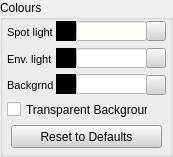
   <widget class="QGroupBox" name="gb_colours">
    <property name="geometry">
     <rect>
      <x>9</x>
      <y>64</y>
      <width>173</width>
      <height>157</height>
     </rect>
    </property>
    <property name="title">
     <string>Colours</string>
    </property>
    <widget class="QPushButton" name="btn_resetColours">
     <property name="geometry">
      <rect>
       <x>11</x>
       <y>125</y>
       <width>151</width>
       <height>23</height>
      </rect>
     </property>
     <property name="styleSheet">
      <string notr="true">background-color: rgb(211, 211, 211);</string>
     </property>
     <property name="text">
      <string>Reset to Defaults</string>
     </property>
    </widget>
    <widget class="QPushButton" name="btn_PaletteSpot">
     <property name="geometry">
      <rect>
       <x>146</x>
       <y>21</y>
       <width>20</width>
       <height>20</height>
      </rect>
     </property>
     <property name="styleSheet">
      <string notr="true">background-color: rgb(211, 211, 211);</string>
     </property>
     <property name="text">
      <string/>
     </property>
     <property name="icon">
      <iconset resource="../../_Resource/resource.qrc">
       <normaloff>:/icons/palette.png</normaloff>:/icons/palette.png</iconset>
     </property>
    </widget>
    <widget class="QPushButton" name="btn_PaletteEnv">
     <property name="geometry">
      <rect>
       <x>146</x>
       <y>48</y>
       <width>20</width>
       <height>20</height>
      </rect>
     </property>
     <property name="styleSheet">
      <string notr="true">background-color: rgb(211, 211, 211);</string>
     </property>
     <property name="text">
      <string/>
     </property>
     <property name="icon">
      <iconset resource="../../_Resource/resource.qrc">
       <normaloff>:/icons/palette.png</normaloff>:/icons/palette.png</iconset>
     </property>
    </widget>
    <widget class="QPushButton" name="btn_PaletteBack">
     <property name="geometry">
      <rect>
       <x>146</x>
       <y>75</y>
       <width>20</width>
       <height>20</height>
      </rect>
     </property>
     <property name="styleSheet">
      <string notr="true">background-color: rgb(211, 211, 211);</string>
     </property>
     <property name="text">
      <string/>
     </property>
     <property name="icon">
      <iconset resource="../../_Resource/resource.qrc">
       <normaloff>:/icons/palette.png</normaloff>:/icons/palette.png</iconset>
     </property>
    </widget>
    <widget class="QLineEdit" name="le_PaletteSpot">
     <property name="geometry">
      <rect>
       <x>76</x>
       <y>21</y>
       <width>71</width>
       <height>20</height>
      </rect>
     </property>
     <property name="styleSheet">
      <string notr="true">QLineEdit
{
    background-color: rgb(255, 255, 252);
}

QLineEdit:!enabled
{
	background-color: darkgray;
}


</string>
     </property>
     <property name="readOnly">
      <bool>true</bool>
     </property>
    </widget>
    <widget class="QLabel" name="label_51">
     <property name="geometry">
      <rect>
       <x>7</x>
       <y>24</y>
       <width>51</width>
       <height>16</height>
      </rect>
     </property>
     <property name="font">
      <font>
       <family>Arial</family>
       <pointsize>8</pointsize>
      </font>
     </property>
     <property name="text">
      <string>Spot light</string>
     </property>
    </widget>
    <widget class="QLabel" name="lbl_PaletteSpot">
     <property name="geometry">
      <rect>
       <x>56</x>
       <y>21</y>
       <width>20</width>
       <height>20</height>
      </rect>
     </property>
     <property name="font">
      <font>
       <family>Arial</family>
       <pointsize>8</pointsize>
      </font>
     </property>
     <property name="styleSheet">
      <string notr="true">background-color: rgb(0, 0, 0);</string>
     </property>
     <property name="text">
      <string/>
     </property>
    </widget>
    <widget class="QLabel" name="lbl_PaletteEnv">
     <property name="geometry">
      <rect>
       <x>56</x>
       <y>48</y>
       <width>20</width>
       <height>20</height>
      </rect>
     </property>
     <property name="font">
      <font>
       <family>Arial</family>
       <pointsize>8</pointsize>
      </font>
     </property>
     <property name="styleSheet">
      <string notr="true">background-color: rgb(0, 0, 0);</string>
     </property>
     <property name="text">
      <string/>
     </property>
    </widget>
    <widget class="QLineEdit" name="le_PaletteEnv">
     <property name="geometry">
      <rect>
       <x>76</x>
       <y>48</y>
       <width>71</width>
       <height>20</height>
      </rect>
     </property>
     <property name="styleSheet">
      <string notr="true">QLineEdit
{
    background-color: rgb(255, 255, 252);
}

QLineEdit:!enabled
{
	background-color: darkgray;
}


</string>
     </property>
     <property name="readOnly">
      <bool>true</bool>
     </property>
    </widget>
    <widget class="QLabel" name="label_54">
     <property name="geometry">
      <rect>
       <x>7</x>
       <y>51</y>
       <width>51</width>
       <height>16</height>
      </rect>
     </property>
     <property name="font">
      <font>
       <family>Arial</family>
       <pointsize>8</pointsize>
      </font>
     </property>
     <property name="text">
      <string>Env. light</string>
     </property>
    </widget>
    <widget class="QLabel" name="lbl_PaletteBack">
     <property name="geometry">
      <rect>
       <x>56</x>
       <y>74</y>
       <width>20</width>
       <height>20</height>
      </rect>
     </property>
     <property name="font">
      <font>
       <family>Arial</family>
       <pointsize>8</pointsize>
      </font>
     </property>
     <property name="styleSheet">
      <string notr="true">background-color: rgb(0, 0, 0);</string>
     </property>
     <property name="text">
      <string/>
     </property>
    </widget>
    <widget class="QLineEdit" name="le_PaletteBack">
     <property name="geometry">
      <rect>
       <x>76</x>
       <y>74</y>
       <width>71</width>
       <height>20</height>
      </rect>
     </property>
     <property name="styleSheet">
      <string notr="true">QLineEdit
{
    background-color: rgb(255, 255, 252);
}

QLineEdit:!enabled
{
	background-color: darkgray;
}


</string>
     </property>
     <property name="readOnly">
      <bool>true</bool>
     </property>
    </widget>
    <widget class="QLabel" name="lbl_Back">
     <property name="geometry">
      <rect>
       <x>7</x>
       <y>77</y>
       <width>51</width>
       <height>16</height>
      </rect>
     </property>
     <property name="font">
      <font>
       <family>Arial</family>
       <pointsize>8</pointsize>
      </font>
     </property>
     <property name="text">
      <string>Backgrnd</string>
     </property>
    </widget>
    <widget class="QCheckBox" name="cb_TransparentBG">
     <property name="geometry">
      <rect>
       <x>7</x>
       <y>101</y>
       <width>141</width>
       <height>17</height>
      </rect>
     </property>
     <property name="text">
      <string>Transparent Background</string>
     </property>
    </widget>
    <zorder>label_54</zorder>
    <zorder>lbl_Back</zorder>
    <zorder>btn_resetColours</zorder>
    <zorder>btn_PaletteSpot</zorder>
    <zorder>btn_PaletteEnv</zorder>
    <zorder>btn_PaletteBack</zorder>
    <zorder>le_PaletteSpot</zorder>
    <zorder>label_51</zorder>
    <zorder>lbl_PaletteSpot</zorder>
    <zorder>lbl_PaletteEnv</zorder>
    <zorder>le_PaletteEnv</zorder>
    <zorder>lbl_PaletteBack</zorder>
    <zorder>le_PaletteBack</zorder>
    <zorder>cb_TransparentBG</zorder>
   </widget>
